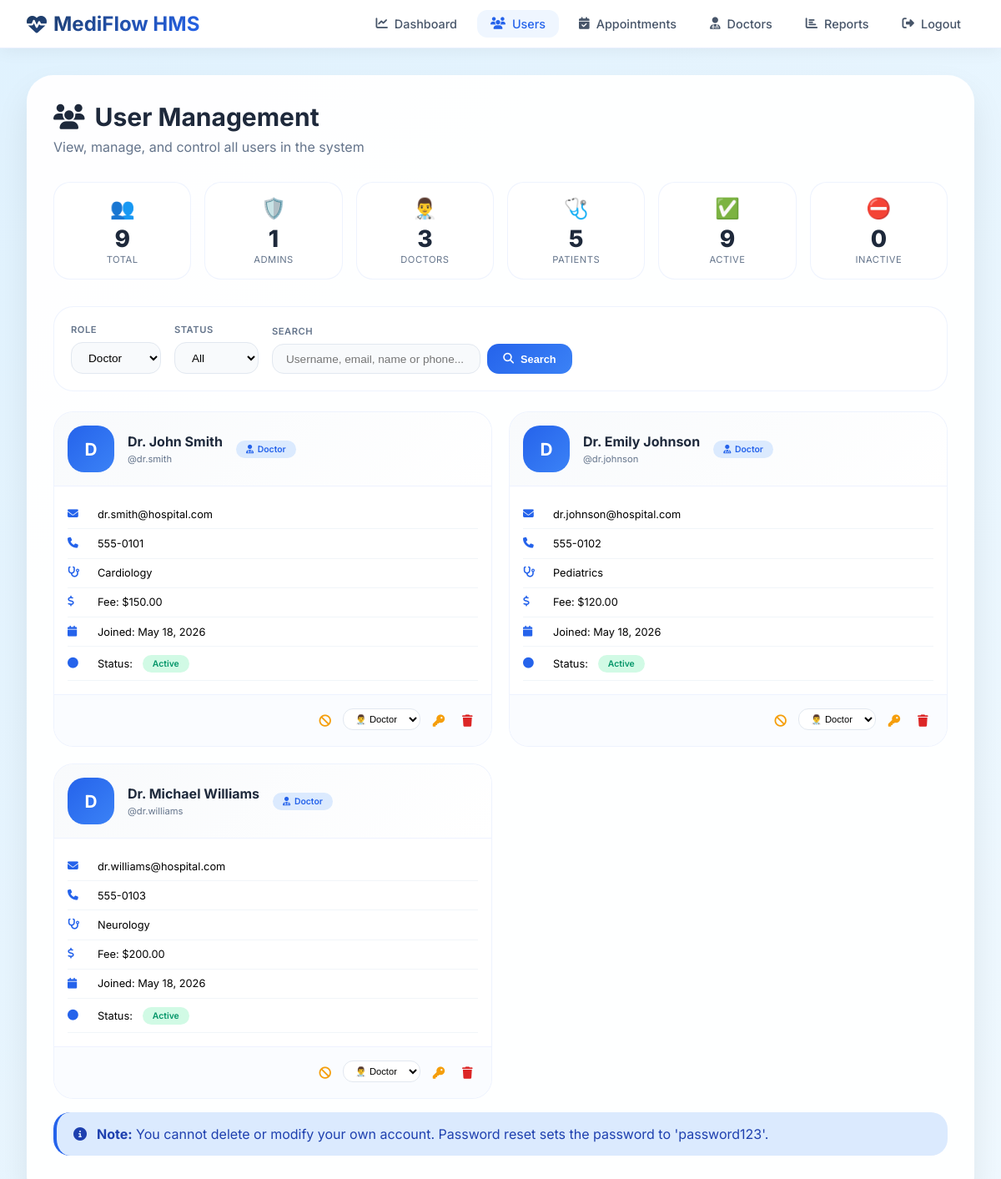
The page /admin/manage-users.php?role=doctor (signed in) on the database as committed earlier.
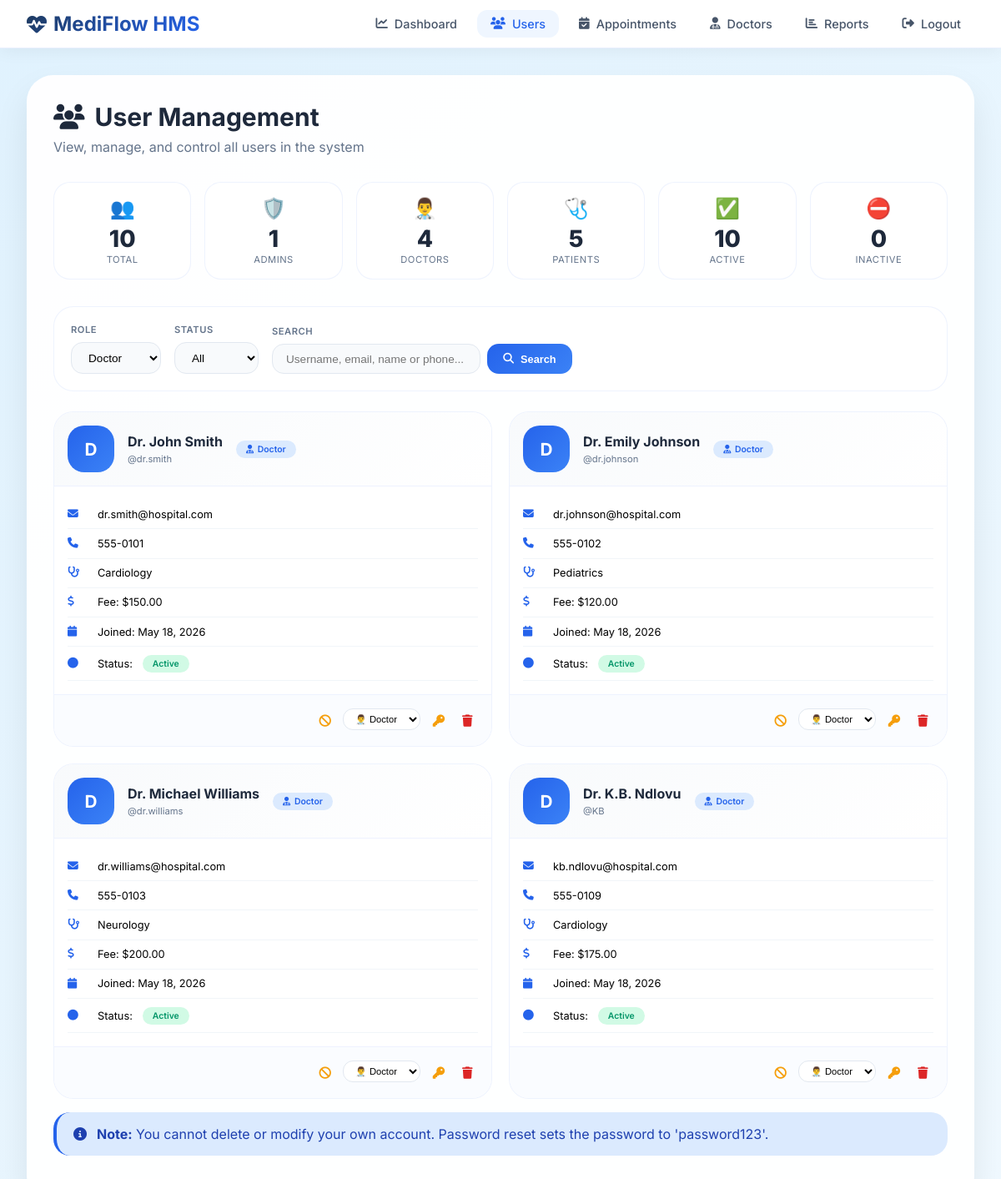
The same page on the database as committed later.
### tables this page shows
CREATE TABLE users (
    id INT PRIMARY KEY AUTO_INCREMENT,
    username VARCHAR(50) UNIQUE NOT NULL,
    email VARCHAR(100) UNIQUE NOT NULL,
    password VARCHAR(255) NOT NULL,
    full_name VARCHAR(100) NOT NULL,
    phone VARCHAR(20),
    address TEXT,
    role ENUM('patient', 'doctor', 'admin') DEFAULT 'patient',
    is_active BOOLEAN DEFAULT TRUE,
    created_at TIMESTAMP DEFAULT CURRENT_TIMESTAMP,
    last_login TIMESTAMP NULL,
    reset_token VARCHAR(255) NULL,
    reset_token_expiry DATETIME NULL,
    email_verified BOOLEAN DEFAULT FALSE
);

### includes/SessionManager.php (called while the page is built, shortened)
<?php
class SessionManager {
    public static function getUserId() {
        return $_SESSION['user_id'] ?? null;
    }
}
?>

### admin/manage-users.php (the view, shortened to what the changed rows need)
<?php
require_once '../includes/SessionManager.php';
$database = new Database();
$db = $database->getConnection();
$role_filter = $_GET['role'] ?? 'all';
$page = isset($_GET['page']) ? (int)$_GET['page'] : 1;
$limit = 12;
$offset = ($page - 1) * $limit;
$query = "SELECT u.*,
          CASE
              WHEN u.role = 'doctor' THEN d.specialization
              ELSE NULL
          END as specialization,
          CASE
              WHEN u.role = 'doctor' THEN d.consultation_fee
              ELSE NULL
          END as consultation_fee,
          CASE
              WHEN u.role = 'doctor' THEN d.qualification
              ELSE NULL
          END as qualification,
          CASE
              WHEN u.role = 'doctor' THEN d.experience_years
              ELSE NULL
          END as experience_years
          FROM users u
          LEFT JOIN doctors d ON u.id = d.user_id
          WHERE 1=1";
$params = [];
if ($role_filter !== 'all') {
    $query .= " AND u.role = :role";
    $params[':role'] = $role_filter;
}
$query .= " ORDER BY u.created_at DESC LIMIT :limit OFFSET :offset";
$params[':limit'] = $limit;
$params[':offset'] = $offset;
$stmt = $db->prepare($query);
foreach ($params as $key => $value) {
    if ($key == ':limit' || $key == ':offset') {
        $stmt->bindValue($key, $value, PDO::PARAM_INT);
    } else {
        $stmt->bindValue($key, $value);
    }
}
$stmt->execute();
$users = $stmt->fetchAll(PDO::FETCH_ASSOC);
$stats_query = "SELECT
    COUNT(*) as total,
    SUM(CASE WHEN role = 'admin' THEN 1 ELSE 0 END) as admins,
    SUM(CASE WHEN role = 'doctor' THEN 1 ELSE 0 END) as doctors,
    SUM(CASE WHEN role = 'patient' THEN 1 ELSE 0 END) as patients,
    SUM(CASE WHEN is_active = 1 THEN 1 ELSE 0 END) as active,
    SUM(CASE WHEN is_active = 0 THEN 1 ELSE 0 END) as inactive
    FROM users";
$stats_stmt = $db->query($stats_query);
$stats = $stats_stmt->fetch(PDO::FETCH_ASSOC);
?>
<!DOCTYPE html>
<html lang="en">
<head>
    <link rel="stylesheet" href="https://cdnjs.cloudflare.com/ajax/libs/font-awesome/6.4.0/css/all.min.css">
</head>
<body>
    <div class="container">
        <div class="glass-card fade-in">
            <div class="page-header">
                <h1><i class="fas fa-users"></i> User Management</h1>
            </div>
            <div class="stats-grid">
                <div class="stat-card"><div class="stat-icon">👥</div><div class="stat-number"><?php echo $stats['total']; ?></div><div class="stat-label">Total</div></div>
                <div class="stat-card"><div class="stat-icon">👨‍⚕️</div><div class="stat-number"><?php echo $stats['doctors']; ?></div><div class="stat-label">Doctors</div></div>
                <div class="stat-card"><div class="stat-icon">✅</div><div class="stat-number"><?php echo $stats['active']; ?></div><div class="stat-label">Active</div></div>
            </div>
            <?php if (count($users) > 0): ?>
                <div class="users-grid">
                    <?php foreach ($users as $user): ?>
                        <div class="user-card">
                            <div class="card-header">
                                <div class="user-avatar"><?php echo strtoupper(substr($user['full_name'], 0, 1)); ?></div>
                                <div class="user-info">
                                    <h3><?php echo htmlspecialchars($user['full_name']); ?></h3>
                                    <p>@<?php echo htmlspecialchars($user['username']); ?></p>
                                </div>
                                <span class="badge badge-<?php echo $user['role']; ?>"><i class="fas <?php echo $user['role'] == 'admin' ? 'fa-user-shield' : ($user['role'] == 'doctor' ? 'fa-user-md' : 'fa-user'); ?>"></i> <?php echo ucfirst($user['role']); ?></span>
                            </div>
                            <div class="card-body">
                                <div class="info-row"><i class="fas fa-envelope"></i> <?php echo htmlspecialchars($user['email']); ?></div>
                                <div class="info-row"><i class="fas fa-phone"></i> <?php echo htmlspecialchars($user['phone'] ?? 'N/A'); ?></div>
                                <?php if ($user['role'] == 'doctor' && $user['specialization']): ?>
                                    <div class="info-row"><i class="fas fa-stethoscope"></i> <?php echo htmlspecialchars($user['specialization']); ?></div>
                                    <div class="info-row"><i class="fas fa-dollar-sign"></i> Fee: $<?php echo number_format($user['consultation_fee'], 2); ?></div>
                                <?php endif; ?>
                                <div class="info-row"><i class="fas fa-calendar"></i> Joined: <?php echo date('M d, Y', strtotime($user['created_at'])); ?></div>
                                <div class="info-row"><i class="fas fa-circle"></i> Status: <span class="badge badge-<?php echo $user['is_active'] ? 'active' : 'inactive'; ?>"><?php echo $user['is_active'] ? 'Active' : 'Inactive'; ?></span></div>
                            </div>
                            <div class="card-footer">
                                <form method="POST" style="display:inline;">
                                    <button type="submit" name="toggle_status" class="icon-btn" title="<?php echo $user['is_active'] ? 'Deactivate' : 'Activate'; ?>" style="color: <?php echo $user['is_active'] ? '#f59e0b' : '#10b981'; ?>">
                                        <i class="fas <?php echo $user['is_active'] ? 'fa-ban' : 'fa-check-circle'; ?>"></i>
                                    </button>
                                </form>
                                <form method="POST" style="display:inline;">
                                    <select name="new_role" class="role-select" onchange="this.form.submit()" title="Change Role">
                                        <option value="doctor" <?php echo $user['role'] == 'doctor' ? 'selected' : ''; ?>>👨‍⚕️ Doctor</option>
                                    </select>
                                </form>
                                <form method="POST" style="display:inline;" onsubmit="return confirm('Reset password for <?php echo addslashes($user['username']); ?>? New password: password123')">
                                    <button type="submit" name="reset_password" class="icon-btn" title="Reset Password" style="color: #f59e0b;"><i class="fas fa-key"></i></button>
                                </form>
                                <?php if ($user['id'] != SessionManager::getUserId()): ?>
                                    <form method="POST" style="display:inline;" onsubmit="return confirm('⚠️ PERMANENT ACTION!\n\nDelete user: <?php echo addslashes($user['username']); ?>?\nAll associated data will be lost!')">
                                        <button type="submit" name="delete_user" class="icon-btn" title="Delete User" style="color: #dc2626;"><i class="fas fa-trash"></i></button>
                                    </form>
                                <?php endif; ?>
                            </div>
                        </div>
                    <?php endforeach; ?>
                </div>
            <?php else: ?>
                <div class="empty-state"><i class="fas fa-users-slash" style="font-size: 3rem; color: #cbd5e1;"></i><h3 style="margin-top: 1rem;">No Users Found</h3><p>No users match your search criteria.</p></div>
            <?php endif; ?>
        </div>
    </div>
</body>
</html>

Rows that differ between the two databases and show on the page:
now on this page (row edited): users: full_name "D", full_name "Dr. K.B. Ndlovu", username "KB", role "Doctor", email "kb.ndlovu@hospital.com", phone "555-0109", specialization "Cardiology", consultation_fee "175.00", created_at "May 18, 2026", is_active "Active", new_role "👨‍⚕️ Doctor"
Other text that changed with them:
$stats['total']: "9" → "10"
$stats['doctors']: "3" → "4"
$stats['active']: "9" → "10"
